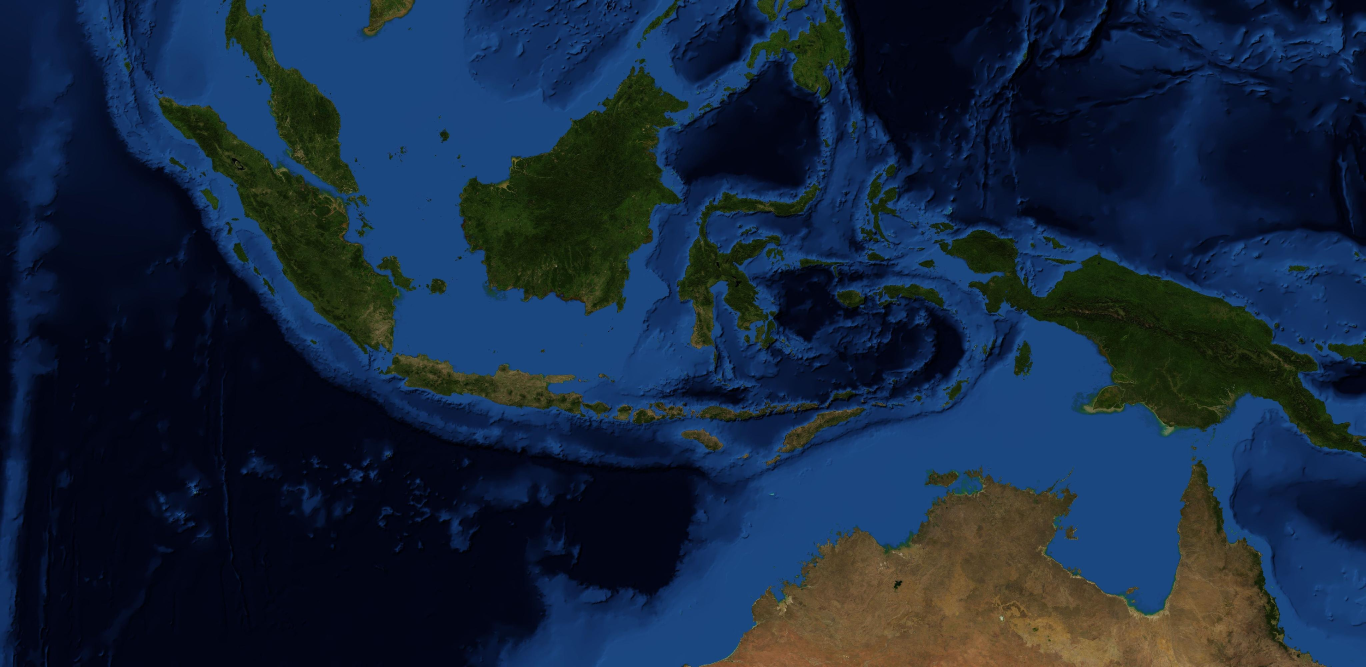
#> input picture spike/web/data/skin_satellite.jpg, 4096 x 2000 px, found by its file name (shown at 1/3 size)
$ python make_map2d_skins.py
#> lines starting #> are read from the running program, lines starting #| are printed output that depends on the picture; after the words box and inside, x2 and y2 are one past the last pixel; in counts of white or black regions, pixels touching at a corner belong together
"""Static 2D skins from the bundled 4096x1700 Indonesia crop. No network."""
from __future__ import annotations

from pathlib import Path

from PIL import Image, ImageEnhance, ImageFilter, ImageOps
import numpy as np

DATA = Path("spike/web/data")
SRC = DATA / "skin_satellite.jpg"


def main() -> None:
    source = Image.open(SRC).convert("RGB")
#> source is the input picture: PIL image 4096x2000 RGB; mean R, G, B 21.8, 39.1, 62.1
    print("source", source.size)
#| source (4096, 2000)

    relief = ImageOps.grayscale(source)
    relief = ImageEnhance.Contrast(relief).enhance(1.28)
    relief = ImageOps.colorize(relief, black=(9, 18, 15), white=(236, 226, 200),
                               mid=(82, 102, 66), midpoint=86)
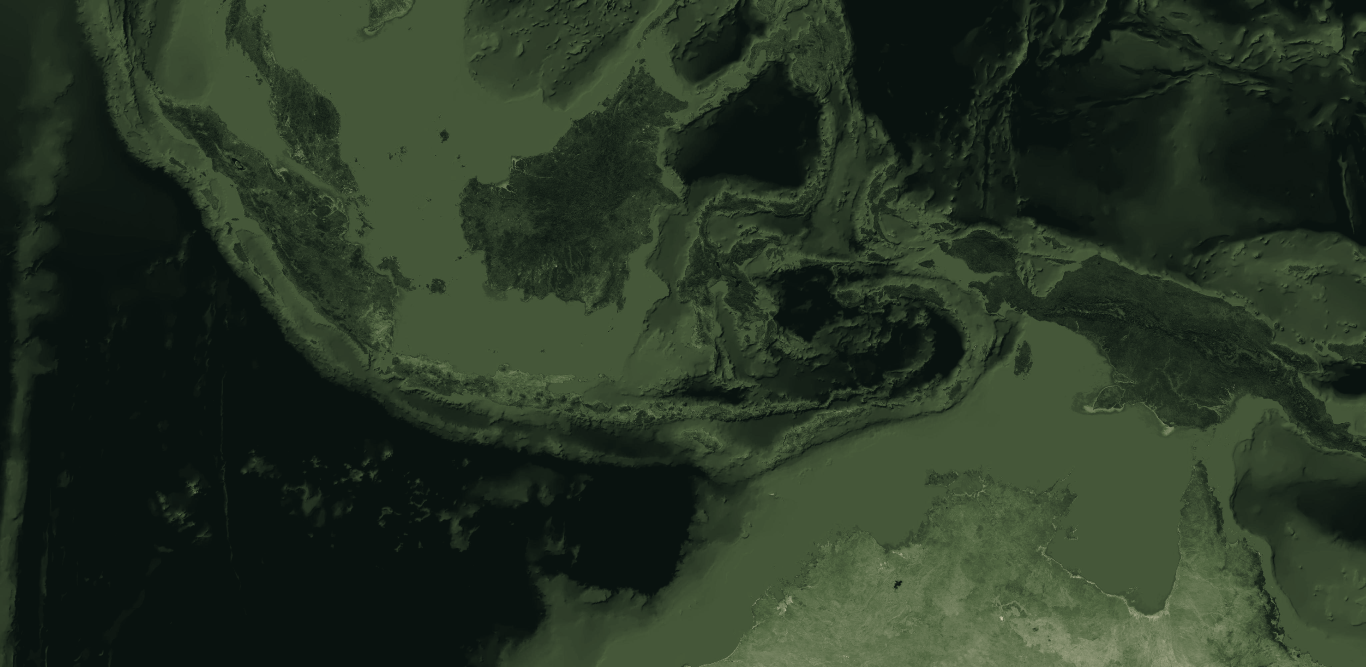
#> relief: PIL image 4096x2000 RGB (shown at 1/3 size); mean R, G, B 39.8, 53.1, 36.6
    relief = relief.filter(ImageFilter.UnsharpMask(radius=1.0, percent=60,
                                                   threshold=3))
    relief.save(DATA / "skin_relief.jpg", quality=88, optimize=True)

    atlas = ImageEnhance.Color(source).enhance(0.25)
    atlas = ImageEnhance.Contrast(atlas).enhance(0.9)
    paper = Image.new("RGB", source.size, (233, 226, 209))
    atlas = Image.blend(atlas, paper, 0.52)
    arr = np.asarray(source).astype("float32")
    lum = arr @ np.array([0.299, 0.587, 0.114], dtype="float32")
    sea = (lum < 58) | (arr[..., 2] > arr[..., 1] * 1.12)
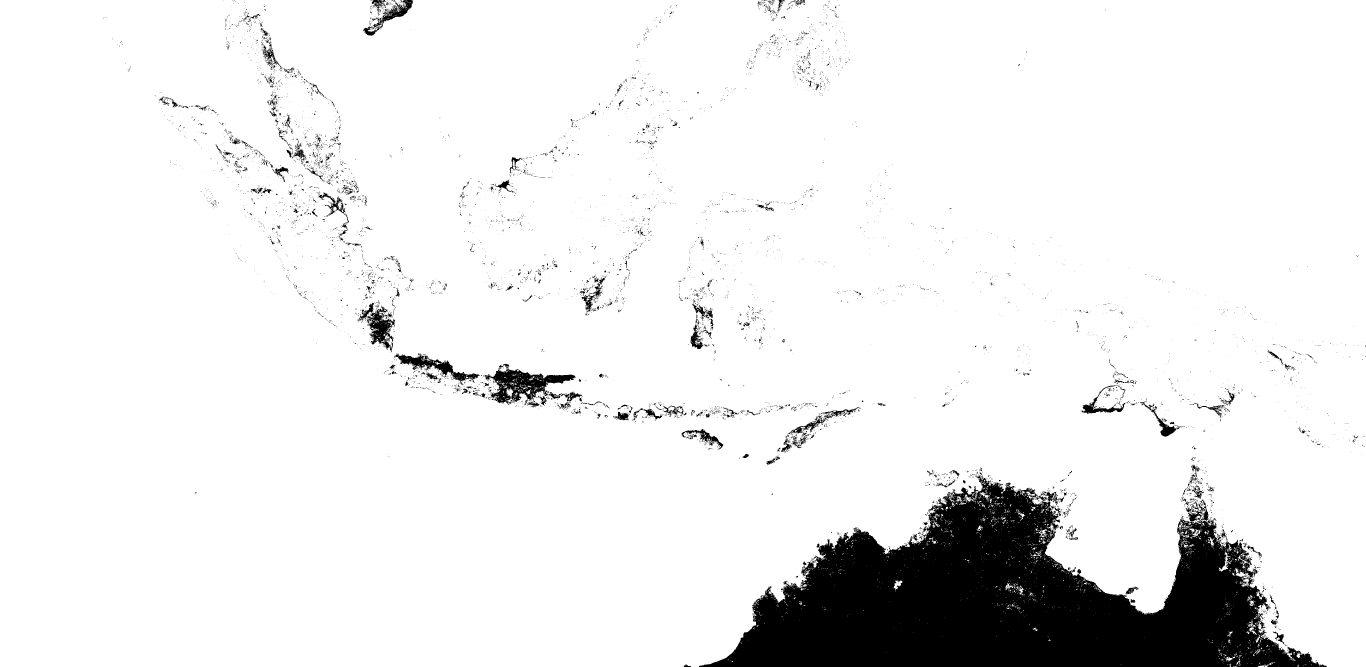
#> sea: shape (2000, 4096) bool (shown at 1/3 size); 92.2% white; 8203 black regions (7806 under 20 px), largest, box (x1, y1, x2, y2) and area: (2097, 1416, 3980, 2000) 547823, (1454, 1091, 1746, 1211) 13116, (1074, 908, 1185, 1057) 5571
    mask = Image.fromarray(((~sea) * 255).astype("uint8"), "L").filter(
        ImageFilter.GaussianBlur(2.2))
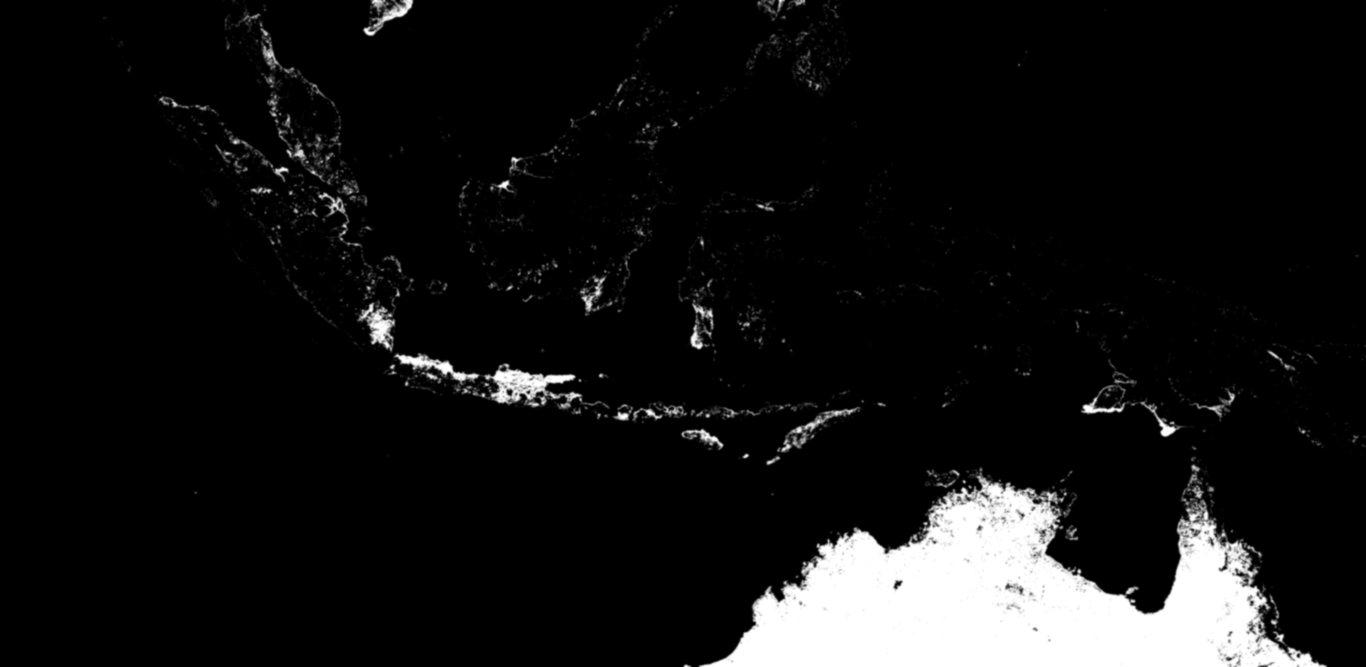
#> mask: PIL image 4096x2000 L (shown at 1/3 size); min 0, max 255, mean 19.9
    sea_img = Image.new("RGB", source.size, (223, 229, 219))
    atlas = Image.composite(atlas, sea_img, mask)
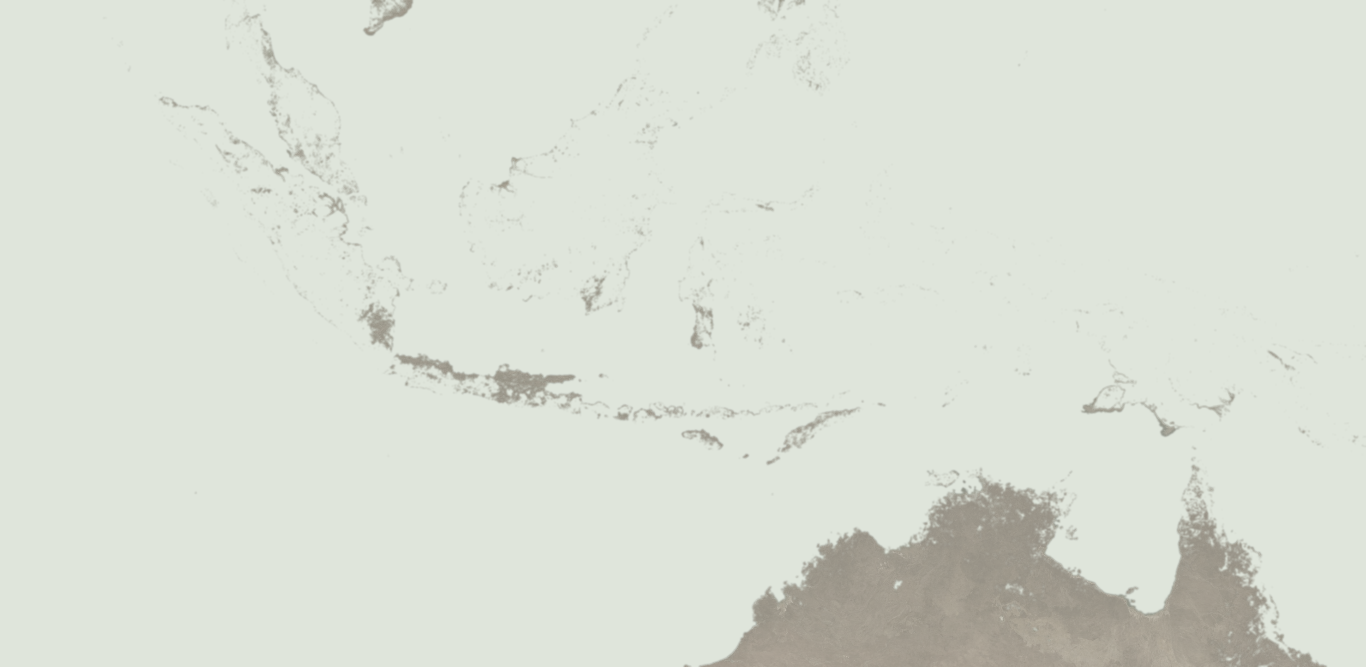
#> atlas: PIL image 4096x2000 RGB (shown at 1/3 size); mean R, G, B 218, 223.1, 212.9
    atlas = atlas.filter(ImageFilter.UnsharpMask(radius=0.8, percent=35,
                                                 threshold=4))
    atlas.save(DATA / "skin_atlas.jpg", quality=88, optimize=True)

    for name in ("skin_relief.jpg", "skin_atlas.jpg"):
        p = DATA / name
#> (the run stopped early here; a loop or call above may not have finished)

$ run again, with spike/web/data/indonesia_blue_marble.jpg copied over spike/web/data/skin_satellite.jpg
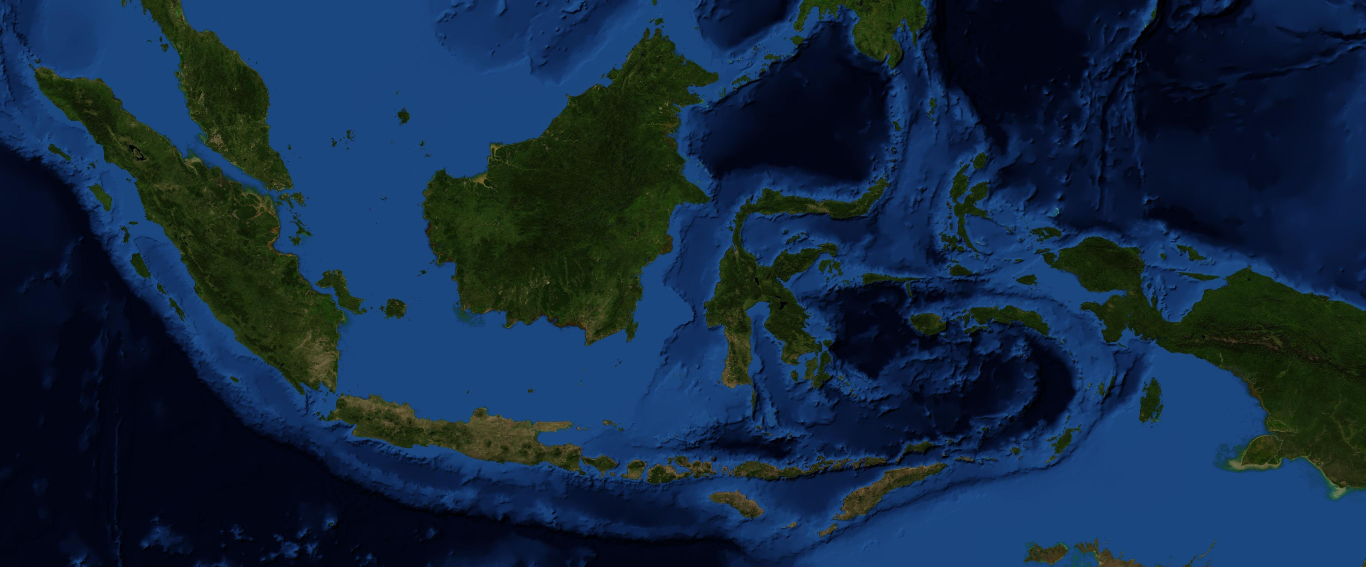
#> input picture spike/web/data/indonesia_blue_marble.jpg, 4096 x 1700 px, found by its file name (shown at 1/3 size)
#> in main, source is the input picture: PIL image 4096x1700 RGB; mean R, G, B 18.6, 41, 66
#| source (4096, 1700)
#> in main, `sea = (lum < 58) | (arr[..., 2] > arr[..., 1] * 1.12)`:
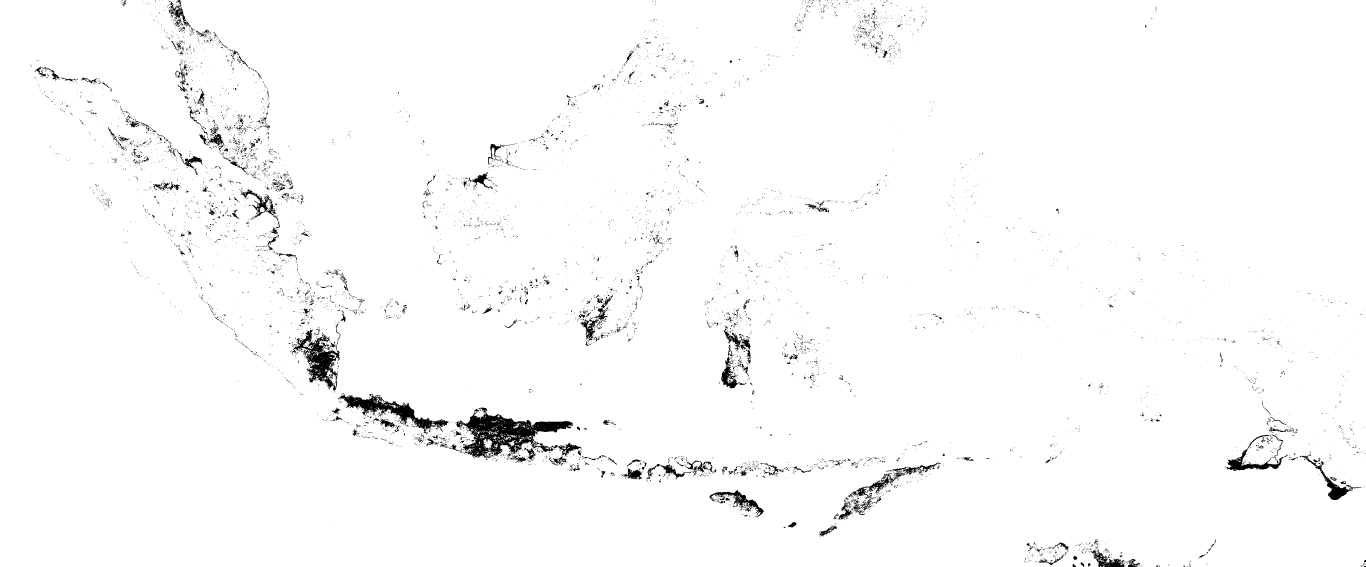
#> sea: shape (1700, 4096) bool (shown at 1/3 size); 98.2% white; 10254 black regions (9768 under 20 px), largest, box (x1, y1, x2, y2) and area: (1366, 1222, 1744, 1374) 21308, (1014, 1180, 1347, 1304) 9007, (879, 988, 1020, 1173) 8751
#> in main, `atlas = Image.composite(atlas, sea_img, mask)`:
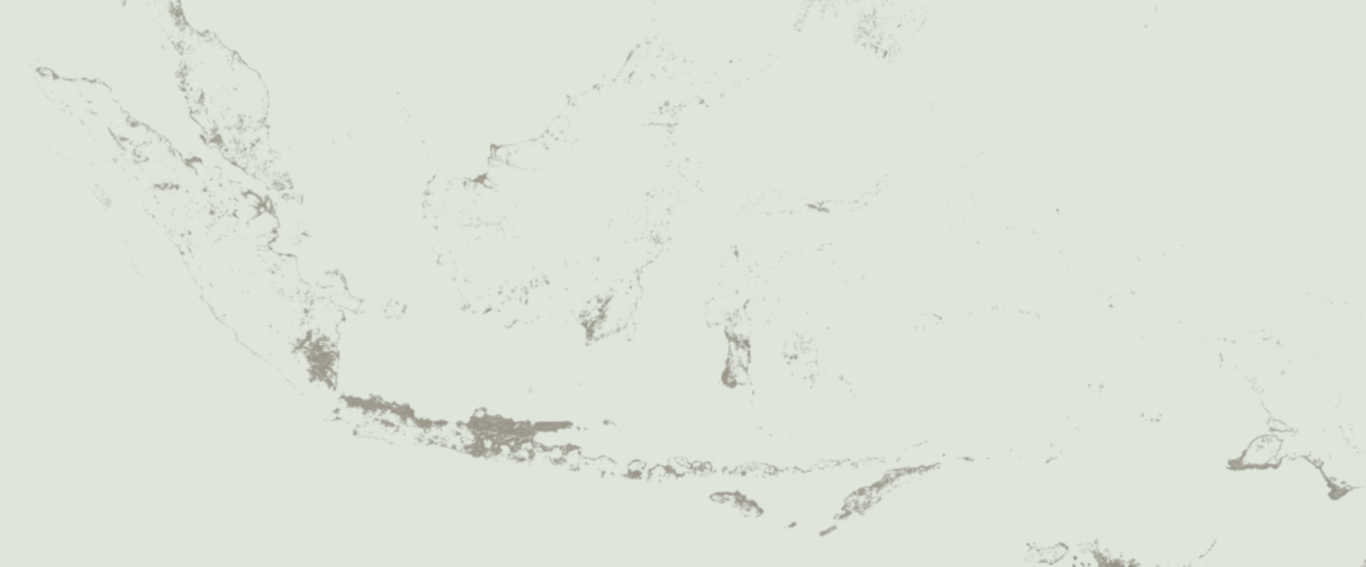
#> atlas: PIL image 4096x1700 RGB (shown at 1/3 size); mean R, G, B 221.6, 227.5, 217.4

$ run again, with spike/web/data/world_blue_marble.jpg copied over spike/web/data/skin_satellite.jpg
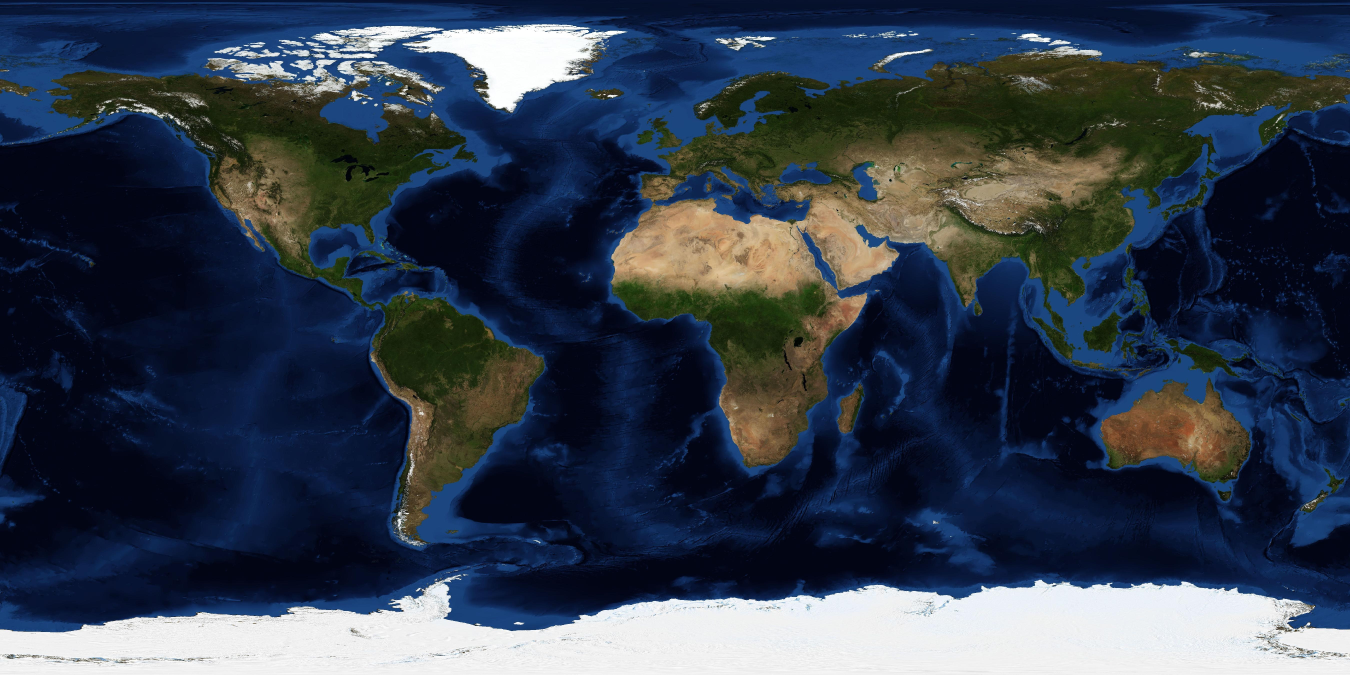
#> input picture spike/web/data/world_blue_marble.jpg, 5400 x 2700 px, found by its file name (shown at 1/4 size)
#> in main, source is the input picture: PIL image 5400x2700 RGB; mean R, G, B 51.6, 62, 77.1
#| source (5400, 2700)
#> in main, `sea = (lum < 58) | (arr[..., 2] > arr[..., 1] * 1.12)`:
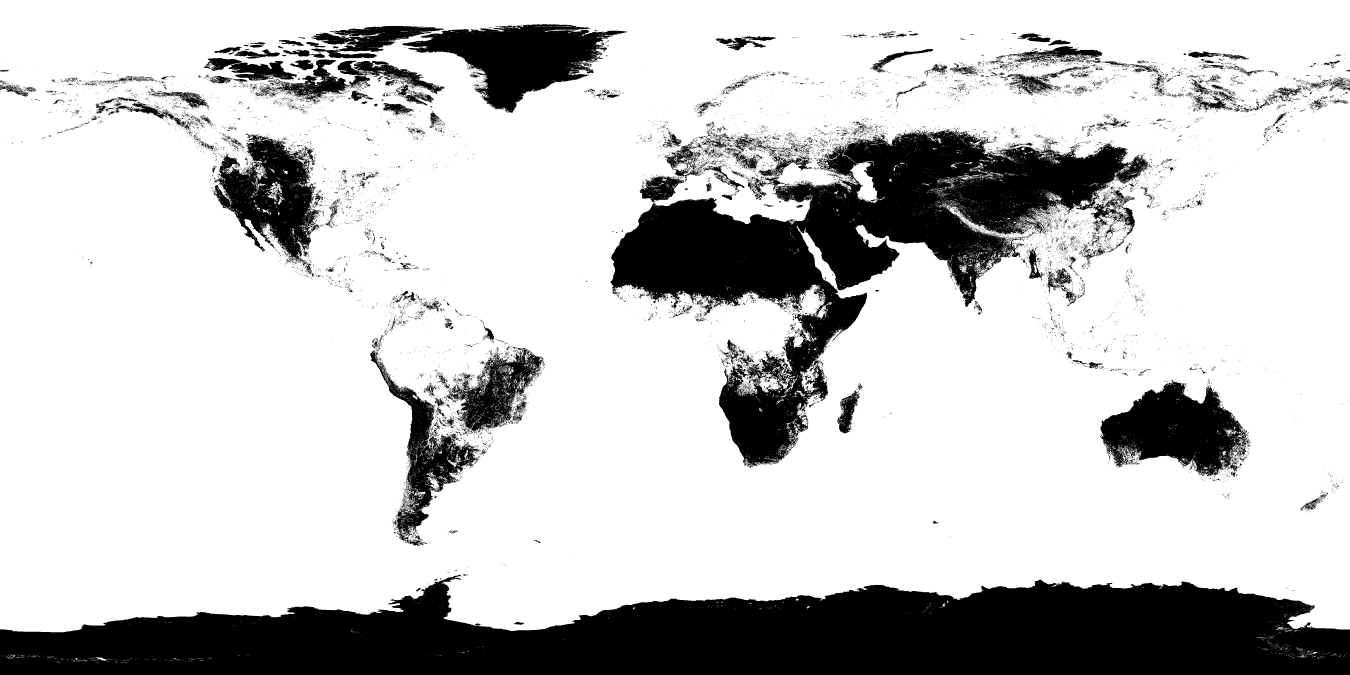
#> sea: shape (2700, 5400) bool (shown at 1/4 size); 77.7% white; 25090 black regions (23989 under 20 px), largest, box (x1, y1, x2, y2) and area: (0, 2299, 5400, 2700) 1502144, (2441, 516, 4598, 1872) 878736, (1610, 97, 2511, 451) 142305
#> in main, `atlas = Image.composite(atlas, sea_img, mask)`:
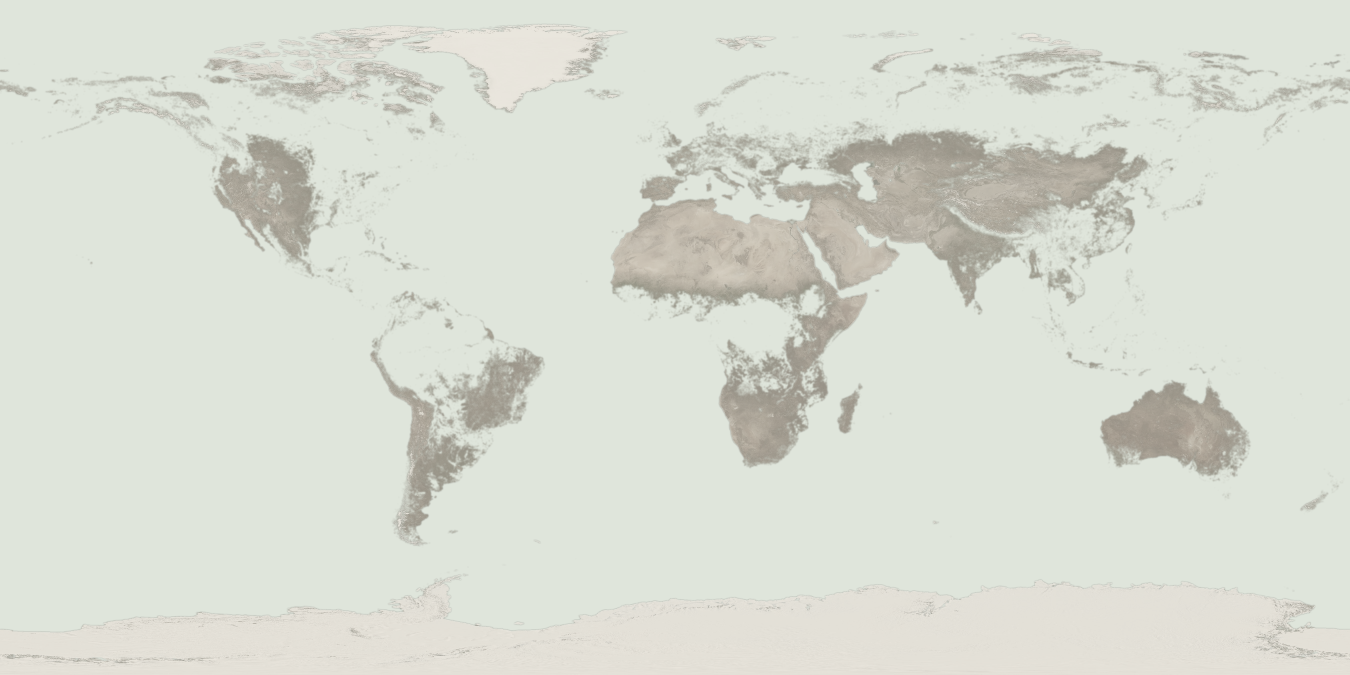
#> atlas: PIL image 5400x2700 RGB (shown at 1/4 size); mean R, G, B 217.5, 221.3, 211.2
